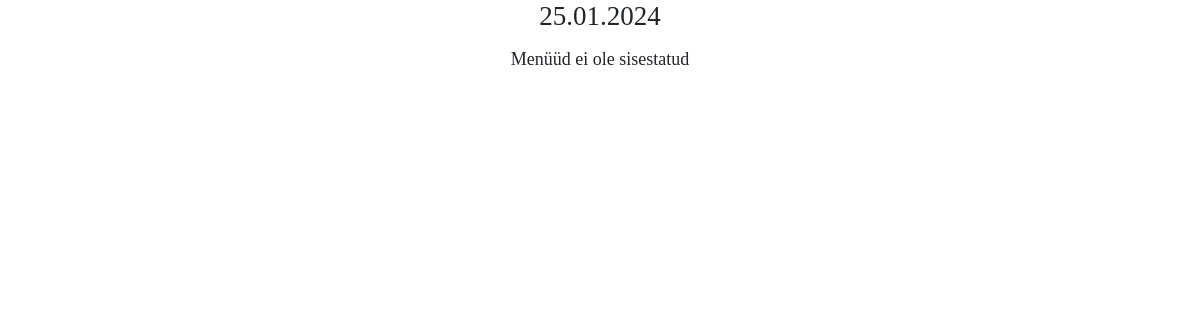
Page /app_public/ on the earlier database version.
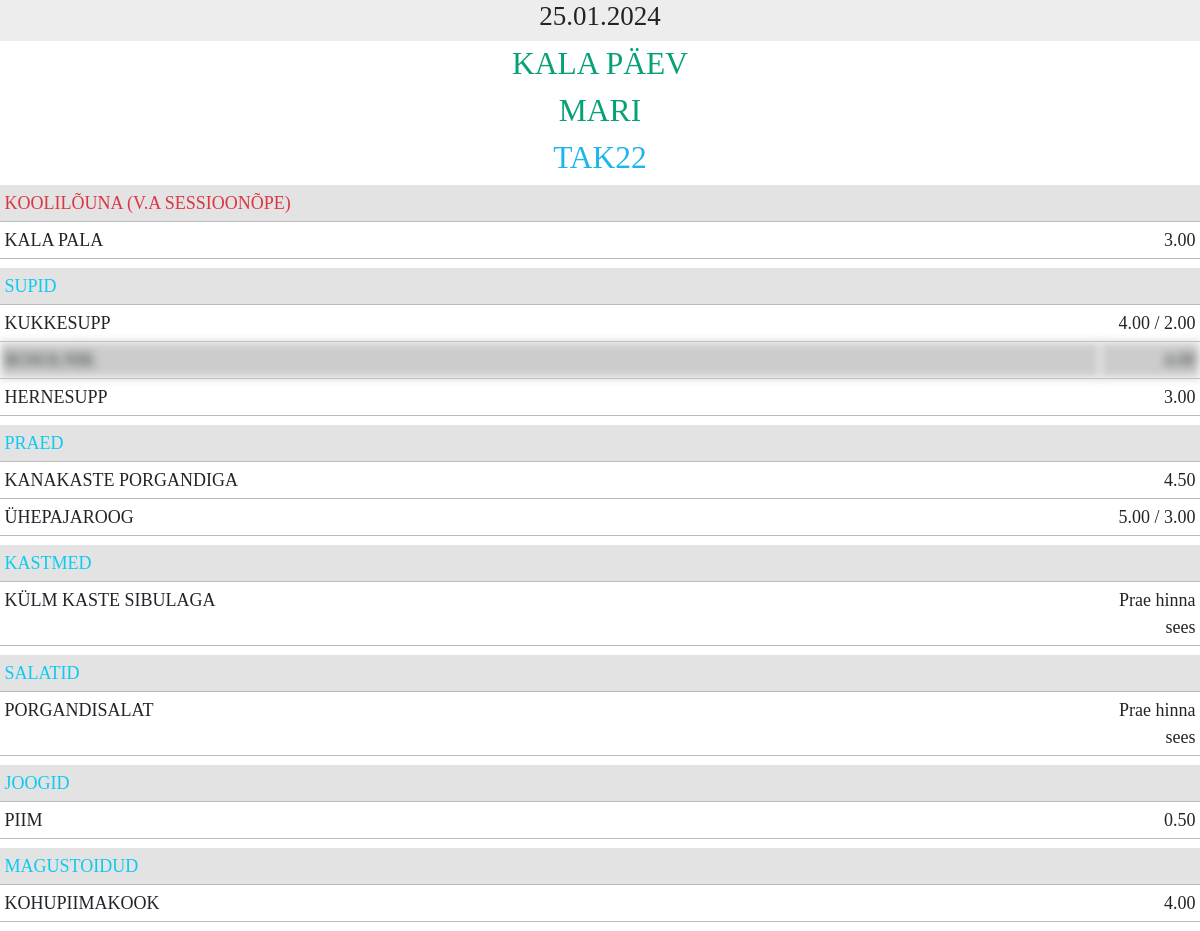
Same page on the later database version.
### app_admin/models.py (models this page shows, shortened)
class MenuHeadlines(models.Model):
    date = models.DateField()
    teema = models.CharField(max_length=255, null=True, blank=True)
    soovitab = models.CharField(max_length=255, null=True, blank=True)
    valmistas = models.CharField(max_length=255, null=True, blank=True)
    class Meta:
        ordering = ['-date']   # - märk annab sorteerimise nii et tuleviku kuupäevad on ennem ja vanemad allpool
        verbose_name_plural = 'menuheadlines'

class Category(models.Model):
    number = models.IntegerField()
    name = models.CharField(max_length=255)
    class Meta:
        ordering = ['number']
        verbose_name_plural = 'categories'

class FoodItem(models.Model):
    menu = models.ForeignKey(FoodMenu, on_delete=models.CASCADE, related_name='food_fooditem')
    food = models.CharField(max_length=50)
    full_price = models.DecimalField(max_digits=4, decimal_places=2, null=False, blank=False)
    half_price = models.DecimalField(max_digits=4, decimal_places=2, null=True, blank=True)
    show_in_menu = models.BooleanField(default=True)
    added = models.DateTimeField(auto_now_add=True)
    edited = models.DateTimeField(auto_now=True)
    class Meta:
        ordering = ['menu']

### app_public/views.py (the view)
# urls.py: path('', views.HomeViewPublic.as_view(), name="index"),  # avaleht
class HomeViewPublic(TemplateView):
    template_name = 'app_public/index.html'
    model = MenuHeadlines
    def get_context_data(self, **kwargs):
        all_data = None  # sisaldab kogu menüü infot
        today_string = datetime.today().strftime('%Y-%m-%d')  # 2024-01-24
        estonian_date = datetime.strptime(today_string, '%Y-%m-%d').strftime('%d.%m.%Y')
        try:
            today_menu_id = MenuHeadlines.objects.get(date=today_string)  # vastuseks üks kirje või error
            today_menuheadlines = MenuHeadlines.objects.filter(Q(date=today_string)).values('date', 'teema', 'soovitab',
                                                                                            'valmistas')
            today_all_categories = FoodMenu.objects.filter(date_id=today_menu_id)
            all_data = (FoodItem.objects.filter(Q(menu_id__in=today_all_categories))
                        .values('menu_id', 'food', 'full_price', 'half_price', 'show_in_menu',
                                'menu__category__name', 'id', 'menu__category__number')
                        .annotate(dcount=Count('menu_id')).order_by('menu__category__number', 'id'))
        except MenuHeadlines.DoesNotExist:
            today_menuheadlines = None
        context = {
            'object_list': all_data,
            'menuheadlines': today_menuheadlines,
            'estonian_date': estonian_date,
            'today_string': today_string
        }
        return context

### app_public/templates/app_public/index.html
{% extends 'base_public.html' %}
{% load static %}
{% block content %}
    {% if menuheadlines %}
        <div class="row mb-2">
            <div class="text-center fixed-top darkdate font-weight-bold ml-3 mr-3">
                <h4>{{ menuheadlines.0.date|date:'d.m.Y' }}</h4>
            </div>
        </div>
        <div class="row mt-4 font-weight-bold">
            <div class="text-center mt-3">
                <h3 class="green">
                    {% if menuheadlines.0.teema %}{{ menuheadlines.0.teema| upper }}{% endif %}</h3>
                <h3 class="green">
                    {% if menuheadlines.0.soovitab %}{{ menuheadlines.0.soovitab| upper }}{% endif %}</h3>
                <h3 class="blue">
                    {% if menuheadlines.0.valmistas %}{{ menuheadlines.0.valmistas| upper }}{% endif %}
                </h3>
            </div>
            {% else %}
            <div class="row p-0">
                <h4 class="text-center dark-date">
                    {{ estonian_date }}
                </h4>
            </div>
        </div>
        {% if not object_list %}
            <div class="row p-0">
                <div class="aler alert-info text-center p-1">
                    Menüüd ei ole sisestatud
                </div>
            </div>
        {% endif %}
    {% endif %}
    {% if object_list %}
        {% regroup object_list by menu__category__name as result %}
        {% for menu in result %}
            <table class="table-sm w-100 mb-2" style="">
                <tr class="d-flex dark">
                    <td class="col-8 text-info {% if forloop.counter == 1 %}text-danger{% endif %}">{{ menu.grouper|upper }}</td>
                </tr>
                {% for m in menu.list %}
                    <tr class="d-flex light">
                        <td class="col-11 {% if not m.show_in_menu %}myBlur noselect{% endif %} ">{{ m.food|upper }}</td>
                        <td class="col-1 text-end {% if not m.show_in_menu %}myBlur noselect{% endif %}">
                            {% if m.full_price == 0 %}
                                Prae hinna sees
                            {% else %}
                                {{ m.full_price }}
                                {% if m.half_price > 0 %}
                                    / {{ m.half_price }}
                                {% endif %}
                            {% endif %}
                        </td>
                    </tr>
                {% endfor %}
            </table>
        {% endfor %}
    {% endif %}
{% endblock %}

Differences in the rows shown:
now on this page (row edited): MenuHeadlines: teema "KALA PÄEV", soovitab "MARI", valmistas "TAK22"
now on this page (row unchanged): Category: grouper "KOOLILÕUNA (V.A SESSIOONÕPE)"
added FoodItem: food "KALA PALA", full_price "3.00", shown under "KOOLILÕUNA (V.A SESSIOONÕPE)"
now on this page (row unchanged): Category: grouper "SUPID"
added FoodItem: food "KUKKESUPP", full_price "4.00", half_price "2.00", shown under "SUPID"
added FoodItem: food "ROSOLNIK", full_price "4.00", shown under "SUPID"
added FoodItem: food "HERNESUPP", full_price "3.00", shown under "SUPID"
now on this page (row unchanged): Category: grouper "PRAED"
added FoodItem: food "KANAKASTE PORGANDIGA", full_price "4.50", shown under "PRAED"
added FoodItem: food "ÜHEPAJAROOG", full_price "5.00", half_price "3.00", shown under "PRAED"
now on this page (row unchanged): Category: grouper "KASTMED"
added FoodItem: food "KÜLM KASTE SIBULAGA", shows "Prae hinna sees", shown under "KASTMED"
now on this page (row unchanged): Category: grouper "SALATID"
added FoodItem: food "PORGANDISALAT", shows "Prae hinna sees", shown under "SALATID"
added Category: grouper "JOOGID"
added FoodItem: food "PIIM", full_price "0.50", shown under "JOOGID"
now on this page (row unchanged): Category: grouper "MAGUSTOIDUD"
added FoodItem: food "KOHUPIIMAKOOK", full_price "4.00", shown under "MAGUSTOIDUD"
Other differences:
{{ menuheadlines.0.date|date:'d.m.Y' }}: (not shown) → "25.01.2024"
{{ estonian_date }}: "25.01.2024" → (not shown)
text no longer shown: "Menüüd ei ole sisestatud"
